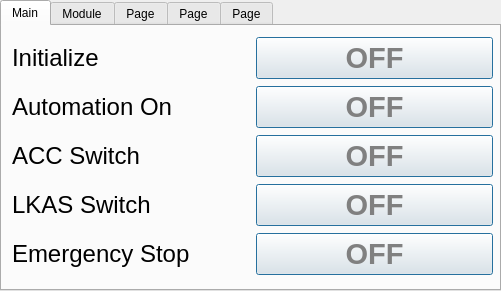
  <widget class="QTabWidget" name="tabWidget">
   <property name="geometry">
    <rect>
     <x>20</x>
     <y>60</y>
     <width>501</width>
     <height>291</height>
    </rect>
   </property>
   <property name="tabPosition">
    <enum>QTabWidget::North</enum>
   </property>
   <property name="tabShape">
    <enum>QTabWidget::Rounded</enum>
   </property>
   <property name="currentIndex">
    <number>0</number>
   </property>
   <property name="tabsClosable">
    <bool>false</bool>
   </property>
   <property name="tabBarAutoHide">
    <bool>false</bool>
   </property>
   <widget class="QWidget" name="tab">
    <attribute name="title">
     <string>Main</string>
    </attribute>
    <widget class="QWidget" name="gridLayoutWidget_2">
     <property name="geometry">
      <rect>
       <x>10</x>
       <y>10</y>
       <width>481</width>
       <height>241</height>
      </rect>
     </property>
     <layout class="QGridLayout" name="gridLayout_2">
      <item row="2" column="0">
       <widget class="QLabel" name="label_SCCOn">
        <property name="font">
         <font>
          <pointsize>18</pointsize>
         </font>
        </property>
        <property name="text">
         <string>ACC Switch</string>
        </property>
       </widget>
      </item>
      <item row="4" column="1">
       <widget class="QPushButton" name="pushButton_EStop">
        <property name="enabled">
         <bool>true</bool>
        </property>
        <property name="font">
         <font>
          <pointsize>22</pointsize>
          <weight>75</weight>
          <bold>true</bold>
         </font>
        </property>
        <property name="focusPolicy">
         <enum>Qt::NoFocus</enum>
        </property>
        <property name="styleSheet">
         <string notr="true">color:grey</string>
        </property>
        <property name="text">
         <string>OFF</string>
        </property>
        <property name="default">
         <bool>true</bool>
        </property>
        <property name="flat">
         <bool>false</bool>
        </property>
       </widget>
      </item>
      <item row="1" column="0">
       <widget class="QLabel" name="label_AutomationOn">
        <property name="font">
         <font>
          <pointsize>18</pointsize>
         </font>
        </property>
        <property name="text">
         <string>Automation On</string>
        </property>
       </widget>
      </item>
      <item row="3" column="0">
       <widget class="QLabel" name="label_LKASOn">
        <property name="font">
         <font>
          <pointsize>18</pointsize>
         </font>
        </property>
        <property name="text">
         <string>LKAS Switch</string>
        </property>
       </widget>
      </item>
      <item row="1" column="1">
       <widget class="QPushButton" name="pushButton_Automation">
        <property name="enabled">
         <bool>true</bool>
        </property>
        <property name="font">
         <font>
          <pointsize>22</pointsize>
          <weight>75</weight>
          <bold>true</bold>
         </font>
        </property>
        <property name="focusPolicy">
         <enum>Qt::NoFocus</enum>
        </property>
        <property name="styleSheet">
         <string notr="true">color:grey</string>
        </property>
        <property name="text">
         <string>OFF</string>
        </property>
        <property name="default">
         <bool>true</bool>
        </property>
        <property name="flat">
         <bool>false</bool>
        </property>
       </widget>
      </item>
      <item row="0" column="1">
       <widget class="QPushButton" name="pushButton_Initialize">
        <property name="enabled">
         <bool>true</bool>
        </property>
        <property name="font">
         <font>
          <pointsize>22</pointsize>
          <weight>75</weight>
          <bold>true</bold>
         </font>
        </property>
        <property name="focusPolicy">
         <enum>Qt::NoFocus</enum>
        </property>
        <property name="autoFillBackground">
         <bool>false</bool>
        </property>
        <property name="styleSheet">
         <string notr="true">color:grey</string>
        </property>
        <property name="text">
         <string>OFF</string>
        </property>
        <property name="default">
         <bool>true</bool>
        </property>
        <property name="flat">
         <bool>false</bool>
        </property>
       </widget>
      </item>
      <item row="2" column="1">
       <widget class="QPushButton" name="pushButton_SCC">
        <property name="enabled">
         <bool>true</bool>
        </property>
        <property name="font">
         <font>
          <pointsize>22</pointsize>
          <weight>75</weight>
          <bold>true</bold>
         </font>
        </property>
        <property name="focusPolicy">
         <enum>Qt::NoFocus</enum>
        </property>
        <property name="styleSheet">
         <string notr="true">color:grey</string>
        </property>
        <property name="text">
         <string>OFF</string>
        </property>
        <property name="default">
         <bool>true</bool>
        </property>
        <property name="flat">
         <bool>false</bool>
        </property>
       </widget>
      </item>
      <item row="3" column="1">
       <widget class="QPushButton" name="pushButton_LKAS">
        <property name="enabled">
         <bool>true</bool>
        </property>
        <property name="font">
         <font>
          <pointsize>22</pointsize>
          <weight>75</weight>
          <bold>true</bold>
         </font>
        </property>
        <property name="focusPolicy">
         <enum>Qt::NoFocus</enum>
        </property>
        <property name="styleSheet">
         <string notr="true">color:grey</string>
        </property>
        <property name="text">
         <string>OFF</string>
        </property>
        <property name="default">
         <bool>true</bool>
        </property>
        <property name="flat">
         <bool>false</bool>
        </property>
       </widget>
      </item>
      <item row="0" column="0">
       <widget class="QLabel" name="label_Initialize">
        <property name="font">
         <font>
          <pointsize>18</pointsize>
         </font>
        </property>
        <property name="text">
         <string>Initialize</string>
        </property>
       </widget>
      </item>
      <item row="4" column="0">
       <widget class="QLabel" name="label_EStop">
        <property name="font">
         <font>
          <pointsize>18</pointsize>
         </font>
        </property>
        <property name="text">
         <string>Emergency Stop</string>
        </property>
       </widget>
      </item>
     </layout>
    </widget>
   </widget>
   <widget class="QWidget" name="tab_2">
    <attribute name="title">
     <string>Module</string>
    </attribute>
   </widget>
   <widget class="QWidget" name="tab_3">
    <attribute name="title">
     <string>Page</string>
    </attribute>
   </widget>
   <widget class="QWidget" name="tab_4">
    <attribute name="title">
     <string>Page</string>
    </attribute>
   </widget>
   <widget class="QWidget" name="tab_5">
    <attribute name="title">
     <string>Page</string>
    </attribute>
   </widget>
  </widget>
